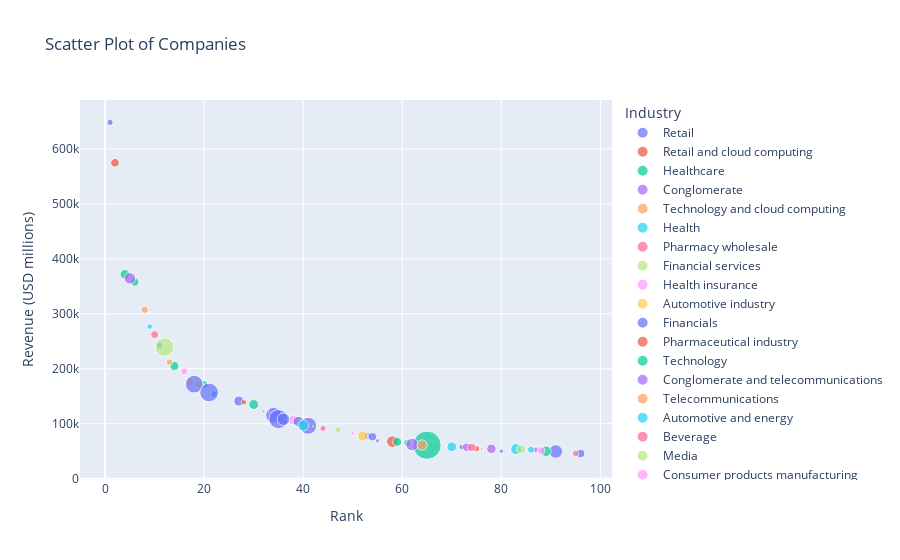

Notebook cell for this chart:
### Code cell
import pandas as pd
import plotly.express as px

df = pd.read_csv('Jupyter_Project/companies.csv')
df.columns = df.columns.str.strip()
df['Revenue (USD millions)'] = df['Revenue (USD millions)'].str.replace(',', '', regex=False)
df['Revenue growth'] = df['Revenue growth'].str.replace('%', '', regex=False).astype(float)
df['Revenue (USD millions)'] = pd.to_numeric(df['Revenue (USD millions)'], errors='coerce')
df.dropna(subset=['Revenue (USD millions)', 'Revenue growth'], inplace=True) 
negative_revenue_growth = df[df['Revenue growth'] < 0]
df = df[df['Revenue growth'] >= 0]
fig = px.scatter(
    df,
    x='Rank',
    y='Revenue (USD millions)',
    color='Industry',          
    size='Revenue growth',     
    hover_name='Name',         
    title='Scatter Plot of Companies' 
)

fig.show()

### Figure 1 — Plotly figure (JSON) as saved in the notebook; plotly's stock layout.template omitted (floating-point values rounded to 4 significant figures)
{"data": [{"hovertemplate": "<b>%{hovertext}</b><br><br>Industry=Retail<br>Rank=%{x}<br>Revenue (USD millions)=%{y}<br>Revenue growth=%{marker.size}<extra></extra>", "hovertext": ["Walmart", "Costco", "Albertsons", "Publix", "TJX"], "legendgroup": "Retail", "marker": {"color": "#636efa", "size": [6, 6.8, 8, 4.7, 2.9], "sizemode": "area", "sizeref": 0.3148, "symbol": "circle"}, "mode": "markers", "name": "Retail", "orientation": "v", "showlegend": true, "type": "scatter", "x": [1, 11, 53, 72, 80], "xaxis": "x", "y": [648125, 242290, 77650, 57534, 49936], "yaxis": "y"}, {"hovertemplate": "<b>%{hovertext}</b><br><br>Industry=Retail and cloud computing<br>Rank=%{x}<br>Revenue (USD millions)=%{y}<br>Revenue growth=%{marker.size}<extra></extra>", "hovertext": ["Amazon"], "legendgroup": "Retail and cloud computing", "marker": {"color": "#EF553B", "size": [11.9], "sizemode": "area", "sizeref": 0.3148, "symbol": "circle"}, "mode": "markers", "name": "Retail and cloud computing", "orientation": "v", "showlegend": true, "type": "scatter", "x": [2], "xaxis": "x", "y": [574785], "yaxis": "y"}, {"hovertemplate": "<b>%{hovertext}</b><br><br>Industry=Healthcare<br>Rank=%{x}<br>Revenue (USD millions)=%{y}<br>Revenue growth=%{marker.size}<extra></extra>", "hovertext": ["UnitedHealth Group", "CVS Health", "Cardinal Health", "Elevance Health", "Centene", "HCA Healthcare"], "legendgroup": "Healthcare", "marker": {"color": "#00cc96", "size": [14.6, 10.9, 13, 9.4, 6.5, 7.9], "sizemode": "area", "sizeref": 0.3148, "symbol": "circle"}, "mode": "markers", "name": "Healthcare", "orientation": "v", "showlegend": true, "type": "scatter", "x": [4, 6, 14, 20, 22, 61], "xaxis": "x", "y": [371622, 357776, 205012, 171340, 153999, 64968], "yaxis": "y"}, {"hovertemplate": "<b>%{hovertext}</b><br><br>Industry=Conglomerate<br>Rank=%{x}<br>Revenue (USD millions)=%{y}<br>Revenue growth=%{marker.size}<extra></extra>", "hovertext": ["Berkshire Hathaway", "RTX Corporation"], "legendgroup": "Conglomerate", "marker": {"color": "#ab63fa", "size": [20.7, 2.8], "sizemode": "area", "sizeref": 0.3148, "symbol": "circle"}, "mode": "markers", "name": "Conglomerate", "orientation": "v", "showlegend": true, "type": "scatter", "x": [5, 55], "xaxis": "x", "y": [364482, 68920], "yaxis": "y"}, {"hovertemplate": "<b>%{hovertext}</b><br><br>Industry=Technology and cloud computing<br>Rank=%{x}<br>Revenue (USD millions)=%{y}<br>Revenue growth=%{marker.size}<extra></extra>", "hovertext": ["Alphabet", "Microsoft"], "legendgroup": "Technology and cloud computing", "marker": {"color": "#FFA15A", "size": [8.7, 6.9], "sizemode": "area", "sizeref": 0.3148, "symbol": "circle"}, "mode": "markers", "name": "Technology and cloud computing", "orientation": "v", "showlegend": true, "type": "scatter", "x": [8, 13], "xaxis": "x", "y": [307394, 211915], "yaxis": "y"}, {"hovertemplate": "<b>%{hovertext}</b><br><br>Industry=Health<br>Rank=%{x}<br>Revenue (USD millions)=%{y}<br>Revenue growth=%{marker.size}<extra></extra>", "hovertext": ["McKesson Corporation"], "legendgroup": "Health", "marker": {"color": "#19d3f3", "size": [4.8], "sizemode": "area", "sizeref": 0.3148, "symbol": "circle"}, "mode": "markers", "name": "Health", "orientation": "v", "showlegend": true, "type": "scatter", "x": [9], "xaxis": "x", "y": [276711], "yaxis": "y"}, {"hovertemplate": "<b>%{hovertext}</b><br><br>Industry=Pharmacy wholesale<br>Rank=%{x}<br>Revenue (USD millions)=%{y}<br>Revenue growth=%{marker.size}<extra></extra>", "hovertext": ["Cencora"], "legendgroup": "Pharmacy wholesale", "marker": {"color": "#FF6692", "size": [9.9], "sizemode": "area", "sizeref": 0.3148, "symbol": "circle"}, "mode": "markers", "name": "Pharmacy wholesale", "orientation": "v", "showlegend": true, "type": "scatter", "x": [10], "xaxis": "x", "y": [262173], "yaxis": "y"}, {"hovertemplate": "<b>%{hovertext}</b><br><br>Industry=Financial services<br>Rank=%{x}<br>Revenue (USD millions)=%{y}<br>Revenue growth=%{marker.size}<extra></extra>", "hovertext": ["JPMorgan Chase"], "legendgroup": "Financial services", "marker": {"color": "#B6E880", "size": [54.7], "sizemode": "area", "sizeref": 0.3148, "symbol": "circle"}, "mode": "markers", "name": "Financial services", "orientation": "v", "showlegend": true, "type": "scatter", "x": [12], "xaxis": "x", "y": [239425], "yaxis": "y"}, {"hovertemplate": "<b>%{hovertext}</b><br><br>Industry=Health insurance<br>Rank=%{x}<br>Revenue (USD millions)=%{y}<br>Revenue growth=%{marker.size}<extra></extra>", "hovertext": ["Cigna", "Humana"], "legendgroup": "Health insurance", "marker": {"color": "#FF97FF", "size": [8.2, 14.5], "sizemode": "area", "sizeref": 0.3148, "symbol": "circle"}, "mode": "markers", "name": "Health insurance", "orientation": "v", "showlegend": true, "type": "scatter", "x": [16, 38], "xaxis": "x", "y": [195265, 106374], "yaxis": "y"}, {"hovertemplate": "<b>%{hovertext}</b><br><br>Industry=Automotive industry<br>Rank=%{x}<br>Revenue (USD millions)=%{y}<br>Revenue growth=%{marker.size}<extra></extra>", "hovertext": ["Ford Motor Company", "General Motors"], "legendgroup": "Automotive industry", "marker": {"color": "#FECB52", "size": [11.5, 9.6], "sizemode": "area", "sizeref": 0.3148, "symbol": "circle"}, "mode": "markers", "name": "Automotive industry", "orientation": "v", "showlegend": true, "type": "scatter", "x": [17, 19], "xaxis": "x", "y": [176191, 171842], "yaxis": "y"}, {"hovertemplate": "<b>%{hovertext}</b><br><br>Industry=Financials<br>Rank=%{x}<br>Revenue (USD millions)=%{y}<br>Revenue growth=%{marker.size}<extra></extra>", "hovertext": ["Bank of America", "Citigroup", "Fannie Mae", "Wells Fargo", "Goldman Sachs", "Freddie Mac", "State Farm", "Morgan Stanley", "Capital One Financial", "TIAA"], "legendgroup": "Financials", "marker": {"color": "#636efa", "size": [49.4, 55.1, 16.2, 39.2, 57.8, 24.6, 16.6, 45.9, 29, 11.8], "sizemode": "area", "sizeref": 0.3148, "symbol": "circle"}, "mode": "markers", "name": "Financials", "orientation": "v", "showlegend": true, "type": "scatter", "x": [18, 21, 27, 34, 35, 36, 39, 41, 91, 96], "xaxis": "x", "y": [171912, 156820, 141240, 115340, 108418, 108050, 104199, 96194, 49484, 45735], "yaxis": "y"}, {"hovertemplate": "<b>%{hovertext}</b><br><br>Industry=Pharmaceutical industry<br>Rank=%{x}<br>Revenue (USD millions)=%{y}<br>Revenue growth=%{marker.size}<extra></extra>", "hovertext": ["Walgreens Boots Alliance", "Johnson & Johnson", "Merck & Co."], "legendgroup": "Pharmaceutical industry", "marker": {"color": "#EF553B", "size": [4.8, 0.3, 1.4], "sizemode": "area", "sizeref": 0.3148, "symbol": "circle"}, "mode": "markers", "name": "Pharmaceutical industry", "orientation": "v", "showlegend": true, "type": "scatter", "x": [28, 42, 67], "xaxis": "x", "y": [139081, 95195, 60115], "yaxis": "y"}, {"hovertemplate": "<b>%{hovertext}</b><br><br>Industry=Technology<br>Rank=%{x}<br>Revenue (USD millions)=%{y}<br>Revenue growth=%{marker.size}<extra></extra>", "hovertext": ["Meta Platforms", "Nvidia", "Oracle Corporation"], "legendgroup": "Technology", "marker": {"color": "#00cc96", "size": [15.7, 125.9, 17.7], "sizemode": "area", "sizeref": 0.3148, "symbol": "circle"}, "mode": "markers", "name": "Technology", "orientation": "v", "showlegend": true, "type": "scatter", "x": [30, 65, 89], "xaxis": "x", "y": [134902, 60922, 49954], "yaxis": "y"}, {"hovertemplate": "<b>%{hovertext}</b><br><br>Industry=Conglomerate and telecommunications<br>Rank=%{x}<br>Revenue (USD millions)=%{y}<br>Revenue growth=%{marker.size}<extra></extra>", "hovertext": ["AT&T"], "legendgroup": "Conglomerate and telecommunications", "marker": {"color": "#ab63fa", "size": [1.4], "sizemode": "area", "sizeref": 0.3148, "symbol": "circle"}, "mode": "markers", "name": "Conglomerate and telecommunications", "orientation": "v", "showlegend": true, "type": "scatter", "x": [32], "xaxis": "x", "y": [122428], "yaxis": "y"}, {"hovertemplate": "<b>%{hovertext}</b><br><br>Industry=Telecommunications<br>Rank=%{x}<br>Revenue (USD millions)=%{y}<br>Revenue growth=%{marker.size}<extra></extra>", "hovertext": ["Comcast", "Charter Communications"], "legendgroup": "Telecommunications", "marker": {"color": "#FFA15A", "size": [0.1, 1.1], "sizemode": "area", "sizeref": 0.3148, "symbol": "circle"}, "mode": "markers", "name": "Telecommunications", "orientation": "v", "showlegend": true, "type": "scatter", "x": [33, 76], "xaxis": "x", "y": [121572, 54607], "yaxis": "y"}, {"hovertemplate": "<b>%{hovertext}</b><br><br>Industry=Automotive and energy<br>Rank=%{x}<br>Revenue (USD millions)=%{y}<br>Revenue growth=%{marker.size}<extra></extra>", "hovertext": ["Tesla"], "legendgroup": "Automotive and energy", "marker": {"color": "#19d3f3", "size": [18.8], "sizemode": "area", "sizeref": 0.3148, "symbol": "circle"}, "mode": "markers", "name": "Automotive and energy", "orientation": "v", "showlegend": true, "type": "scatter", "x": [40], "xaxis": "x", "y": [96773], "yaxis": "y"}, {"hovertemplate": "<b>%{hovertext}</b><br><br>Industry=Beverage<br>Rank=%{x}<br>Revenue (USD millions)=%{y}<br>Revenue growth=%{marker.size}<extra></extra>", "hovertext": ["PepsiCo", "Coca-Cola"], "legendgroup": "Beverage", "marker": {"color": "#FF6692", "size": [5.9, 6.4], "sizemode": "area", "sizeref": 0.3148, "symbol": "circle"}, "mode": "markers", "name": "Beverage", "orientation": "v", "showlegend": true, "type": "scatter", "x": [44, 95], "xaxis": "x", "y": [91471, 45754], "yaxis": "y"}, {"hovertemplate": "<b>%{hovertext}</b><br><br>Industry=Media<br>Rank=%{x}<br>Revenue (USD millions)=%{y}<br>Revenue growth=%{marker.size}<extra></extra>", "hovertext": ["The Walt Disney Company"], "legendgroup": "Media", "marker": {"color": "#B6E880", "size": [7.5], "sizemode": "area", "sizeref": 0.3148, "symbol": "circle"}, "mode": "markers", "name": "Media", "orientation": "v", "showlegend": true, "type": "scatter", "x": [47], "xaxis": "x", "y": [88898], "yaxis": "y"}, {"hovertemplate": "<b>%{hovertext}</b><br><br>Industry=Consumer products manufacturing<br>Rank=%{x}<br>Revenue (USD millions)=%{y}<br>Revenue growth=%{marker.size}<extra></extra>", "hovertext": ["Procter & Gamble"], "legendgroup": "Consumer products manufacturing", "marker": {"color": "#FF97FF", "size": [2.3], "sizemode": "area", "sizeref": 0.3148, "symbol": "circle"}, "mode": "markers", "name": "Consumer products manufacturing", "orientation": "v", "showlegend": true, "type": "scatter", "x": [50], "xaxis": "x", "y": [82006], "yaxis": "y"}, {"hovertemplate": "<b>%{hovertext}</b><br><br>Industry=Aerospace and defense<br>Rank=%{x}<br>Revenue (USD millions)=%{y}<br>Revenue growth=%{marker.size}<extra></extra>", "hovertext": ["Boeing", "Lockheed Martin"], "legendgroup": "Aerospace and defense", "marker": {"color": "#FECB52", "size": [16.8, 2.4], "sizemode": "area", "sizeref": 0.3148, "symbol": "circle"}, "mode": "markers", "name": "Aerospace and defense", "orientation": "v", "showlegend": true, "type": "scatter", "x": [52, 57], "xaxis": "x", "y": [77794, 67571], "yaxis": "y"}, {"hovertemplate": "<b>%{hovertext}</b><br><br>Industry=Food service<br>Rank=%{x}<br>Revenue (USD millions)=%{y}<br>Revenue growth=%{marker.size}<extra></extra>", "hovertext": ["Sysco"], "legendgroup": "Food service", "marker": {"color": "#636efa", "size": [11.2], "sizemode": "area", "sizeref": 0.3148, "symbol": "circle"}, "mode": "markers", "name": "Food service", "orientation": "v", "showlegend": true, "type": "scatter", "x": [54], "xaxis": "x", "y": [76325], "yaxis": "y"}, {"hovertemplate": "<b>%{hovertext}</b><br><br>Industry=Financial<br>Rank=%{x}<br>Revenue (USD millions)=%{y}<br>Revenue growth=%{marker.size}<extra></extra>", "hovertext": ["American Express", "Nationwide Mutual Insurance Company"], "legendgroup": "Financial", "marker": {"color": "#EF553B", "size": [21.1, 6.1], "sizemode": "area", "sizeref": 0.3148, "symbol": "circle"}, "mode": "markers", "name": "Financial", "orientation": "v", "showlegend": true, "type": "scatter", "x": [58, 75], "xaxis": "x", "y": [67364, 54609], "yaxis": "y"}, {"hovertemplate": "<b>%{hovertext}</b><br><br>Industry=Machinery<br>Rank=%{x}<br>Revenue (USD millions)=%{y}<br>Revenue growth=%{marker.size}<extra></extra>", "hovertext": ["Caterpillar"], "legendgroup": "Machinery", "marker": {"color": "#00cc96", "size": [12.8], "sizemode": "area", "sizeref": 0.3148, "symbol": "circle"}, "mode": "markers", "name": "Machinery", "orientation": "v", "showlegend": true, "type": "scatter", "x": [59], "xaxis": "x", "y": [67060], "yaxis": "y"}, {"hovertemplate": "<b>%{hovertext}</b><br><br>Industry=Insurance<br>Rank=%{x}<br>Revenue (USD millions)=%{y}<br>Revenue growth=%{marker.size}<extra></extra>", "hovertext": ["Progressive Corporation", "Allstate", "New York Life Insurance Company", "Liberty Mutual"], "legendgroup": "Insurance", "marker": {"color": "#ab63fa", "size": [25.2, 11.1, 14.2, 5.3], "sizemode": "area", "sizeref": 0.3148, "symbol": "circle"}, "mode": "markers", "name": "Insurance", "orientation": "v", "showlegend": true, "type": "scatter", "x": [62, 73, 78, 87], "xaxis": "x", "y": [62109, 57094, 54317, 52612], "yaxis": "y"}, {"hovertemplate": "<b>%{hovertext}</b><br><br>Industry=Agriculture manufacturing<br>Rank=%{x}<br>Revenue (USD millions)=%{y}<br>Revenue growth=%{marker.size}<extra></extra>", "hovertext": ["John Deere"], "legendgroup": "Agriculture manufacturing", "marker": {"color": "#FFA15A", "size": [16.5], "sizemode": "area", "sizeref": 0.3148, "symbol": "circle"}, "mode": "markers", "name": "Agriculture manufacturing", "orientation": "v", "showlegend": true, "type": "scatter", "x": [64], "xaxis": "x", "y": [61251], "yaxis": "y"}, {"hovertemplate": "<b>%{hovertext}</b><br><br>Industry=Airline<br>Rank=%{x}<br>Revenue (USD millions)=%{y}<br>Revenue growth=%{marker.size}<extra></extra>", "hovertext": ["Delta Air Lines", "United Airlines", "American Airlines"], "legendgroup": "Airline", "marker": {"color": "#19d3f3", "size": [14.8, 19.5, 7.8], "sizemode": "area", "sizeref": 0.3148, "symbol": "circle"}, "mode": "markers", "name": "Airline", "orientation": "v", "showlegend": true, "type": "scatter", "x": [70, 83, 86], "xaxis": "x", "y": [58048, 53717, 52788], "yaxis": "y"}, {"hovertemplate": "<b>%{hovertext}</b><br><br>Industry=Telecom hardware manufacturing<br>Rank=%{x}<br>Revenue (USD millions)=%{y}<br>Revenue growth=%{marker.size}<extra></extra>", "hovertext": ["Cisco"], "legendgroup": "Telecom hardware manufacturing", "marker": {"color": "#FF6692", "size": [10.6], "sizemode": "area", "sizeref": 0.3148, "symbol": "circle"}, "mode": "markers", "name": "Telecom hardware manufacturing", "orientation": "v", "showlegend": true, "type": "scatter", "x": [74], "xaxis": "x", "y": [56998], "yaxis": "y"}, {"hovertemplate": "<b>%{hovertext}</b><br><br>Industry=Food processing<br>Rank=%{x}<br>Revenue (USD millions)=%{y}<br>Revenue growth=%{marker.size}<extra></extra>", "hovertext": ["Performance Food Group"], "legendgroup": "Food processing", "marker": {"color": "#B6E880", "size": [13.1], "sizemode": "area", "sizeref": 0.3148, "symbol": "circle"}, "mode": "markers", "name": "Food processing", "orientation": "v", "showlegend": true, "type": "scatter", "x": [84], "xaxis": "x", "y": [53355], "yaxis": "y"}, {"hovertemplate": "<b>%{hovertext}</b><br><br>Industry=Apparel<br>Rank=%{x}<br>Revenue (USD millions)=%{y}<br>Revenue growth=%{marker.size}<extra></extra>", "hovertext": ["Nike"], "legendgroup": "Apparel", "marker": {"color": "#FF97FF", "size": [9.6], "sizemode": "area", "sizeref": 0.3148, "symbol": "circle"}, "mode": "markers", "name": "Apparel", "orientation": "v", "showlegend": true, "type": "scatter", "x": [88], "xaxis": "x", "y": [51217], "yaxis": "y"}], "layout": {"legend": {"itemsizing": "constant", "title": {"text": "Industry"}, "tracegroupgap": 0}, "title": {"text": "Scatter Plot of Companies"}, "xaxis": {"anchor": "y", "domain": [0, 1], "title": {"text": "Rank"}}, "yaxis": {"anchor": "x", "domain": [0, 1], "title": {"text": "Revenue (USD millions)"}}}}
